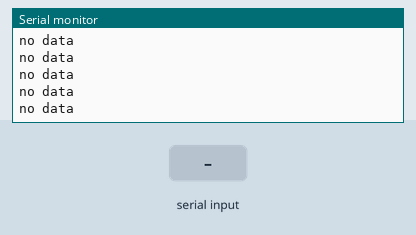
The sketch below on a simulated Arduino Uno, built with avr-gcc and run on an emulated ATmega328P. Parts: the last lines printed to the serial monitor. Inputs (shaded band) come from the test bench. The modem accepts every AT command (registered, SIM ready, sends succeed) and sends nothing else.

Above: at 1.2 s.
1.3 s: "1" received over the second serial link
At 1.57 s:
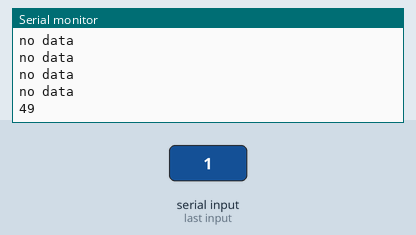
2.9 s: "0" received over the second serial link
At 3.17 s:
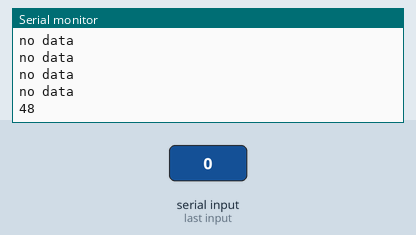
4.4 s: "2" received over the second serial link
At 4.58 s:
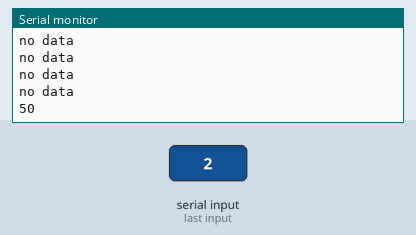
Timing chart, 0 to 7.4 s (numbered marks = the images above; inputs shaded):
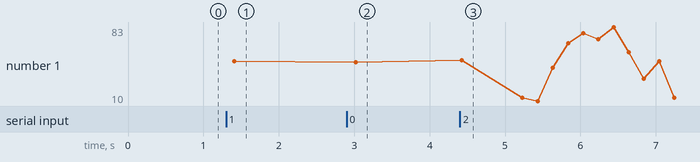

Measured:
- after the input at 1.3 s, the serial monitor: prints a new line after 0.11 s (image 1)
- after the input at 2.9 s, the serial monitor: prints a new line after 0.12 s (image 2)
- after the input at 4.4 s, the serial monitor: prints a new line at once (image 3)
- plotted number 1: 49 → 48 after the input at 2.9 s

The sketch:

arduino-serial.ino
```cpp
#include <SoftwareSerial.h>

// Arduino RX, Arduino TX
SoftwareSerial picSerial(8, 7);

void setup() {
  Serial.begin(9600);
  picSerial.begin(9600);
}

byte value = 0;

void loop() {
  picSerial.write(value);
  if (picSerial.available()) {
    char ackValue = picSerial.read();
    Serial.println(ackValue, DEC);
  } else {
    Serial.println("no data");
  }
  delay(200);
  value++;
}
```
